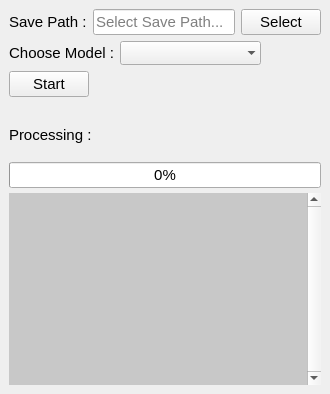
  <widget class="QDockWidget" name="dockWidgetDenoise">
   <property name="enabled">
    <bool>true</bool>
   </property>
   <property name="font">
    <font>
     <pointsize>11</pointsize>
     <bold>false</bold>
     <stylestrategy>PreferDefault</stylestrategy>
    </font>
   </property>
   <property name="features">
    <set>QDockWidget::DockWidgetClosable|QDockWidget::DockWidgetMovable</set>
   </property>
   <property name="windowTitle">
    <string>Denoise</string>
   </property>
   <attribute name="dockWidgetArea">
    <number>2</number>
   </attribute>
   <widget class="QWidget" name="dockWidgetContentsDenoise">
    <layout class="QVBoxLayout" name="verticalLayout_8">
     <property name="spacing">
      <number>5</number>
     </property>
     <property name="leftMargin">
      <number>9</number>
     </property>
     <item>
      <widget class="QWidget" name="widgetdenoise" native="true">
       <property name="minimumSize">
        <size>
         <width>256</width>
         <height>179</height>
        </size>
       </property>
       <layout class="QVBoxLayout" name="verticalLayout_7">
        <property name="spacing">
         <number>6</number>
        </property>
        <property name="leftMargin">
         <number>0</number>
        </property>
        <property name="topMargin">
         <number>0</number>
        </property>
        <property name="rightMargin">
         <number>0</number>
        </property>
        <property name="bottomMargin">
         <number>0</number>
        </property>
        <item>
         <layout class="QHBoxLayout" name="horizontalmodelpath">
          <item>
           <widget class="QLabel" name="labelmodelpath">
            <property name="text">
             <string>Save Path :</string>
            </property>
            <property name="alignment">
             <set>Qt::AlignLeading|Qt::AlignLeft|Qt::AlignVCenter</set>
            </property>
           </widget>
          </item>
          <item>
           <widget class="QLineEdit" name="lineEditSavepath">
            <property name="inputMask">
             <string/>
            </property>
            <property name="text">
             <string/>
            </property>
            <property name="frame">
             <bool>true</bool>
            </property>
            <property name="echoMode">
             <enum>QLineEdit::Normal</enum>
            </property>
            <property name="dragEnabled">
             <bool>true</bool>
            </property>
            <property name="placeholderText">
             <string>Select Save Path...</string>
            </property>
            <property name="clearButtonEnabled">
             <bool>false</bool>
            </property>
           </widget>
          </item>
          <item>
           <widget class="QPushButton" name="pushButtonSelectSavePath">
            <property name="text">
             <string>Select</string>
            </property>
           </widget>
          </item>
         </layout>
        </item>
        <item>
         <layout class="QHBoxLayout" name="horizontalLayoutChooseModel">
          <item>
           <widget class="QLabel" name="labelchoosemodel">
            <property name="text">
             <string>Choose Model :</string>
            </property>
            <property name="alignment">
             <set>Qt::AlignRight|Qt::AlignTrailing|Qt::AlignVCenter</set>
            </property>
           </widget>
          </item>
          <item>
           <widget class="QComboBox" name="comboBoxModel">
            <property name="editable">
             <bool>false</bool>
            </property>
            <property name="currentText">
             <string/>
            </property>
            <property name="currentIndex">
             <number>-1</number>
            </property>
            <property name="placeholderText">
             <string/>
            </property>
            <property name="duplicatesEnabled">
             <bool>false</bool>
            </property>
            <property name="frame">
             <bool>false</bool>
            </property>
            <item>
             <property name="text">
              <string>TS-Net</string>
             </property>
            </item>
            <item>
             <property name="text">
              <string>TS-DenseNet</string>
             </property>
            </item>
            <item>
             <property name="text">
              <string>RED-CNN_MSE</string>
             </property>
            </item>
            <item>
             <property name="text">
              <string>RED-CNN_SSIM</string>
             </property>
            </item>
            <item>
             <property name="text">
              <string>Other</string>
             </property>
            </item>
           </widget>
          </item>
          <item>
           <spacer name="horizontalSpacer_2">
            <property name="orientation">
             <enum>Qt::Horizontal</enum>
            </property>
            <property name="sizeHint" stdset="0">
             <size>
              <width>40</width>
              <height>20</height>
             </size>
            </property>
           </spacer>
          </item>
         </layout>
        </item>
        <item>
         <layout class="QHBoxLayout" name="horizontalLayout_2">
          <item>
           <widget class="QPushButton" name="pushButtonStart">
            <property name="text">
             <string>Start</string>
            </property>
           </widget>
          </item>
          <item>
           <spacer name="horizontalSpacer">
            <property name="orientation">
             <enum>Qt::Horizontal</enum>
            </property>
            <property name="sizeHint" stdset="0">
             <size>
              <width>40</width>
              <height>20</height>
             </size>
            </property>
           </spacer>
          </item>
         </layout>
        </item>
        <item>
         <widget class="QWidget" name="widgetProcessing" native="true">
          <layout class="QVBoxLayout" name="verticalLayout_6">
           <property name="leftMargin">
            <number>0</number>
           </property>
           <property name="topMargin">
            <number>10</number>
           </property>
           <property name="rightMargin">
            <number>0</number>
           </property>
           <property name="bottomMargin">
            <number>0</number>
           </property>
           <item>
            <layout class="QHBoxLayout" name="horizontalLayout_4">
             <item>
              <widget class="QLabel" name="labelProcessing">
               <property name="text">
                <string>Processing :</string>
               </property>
              </widget>
             </item>
             <item>
              <widget class="QLabel" name="labelProcessingfile">
               <property name="text">
                <string/>
               </property>
              </widget>
             </item>
             <item>
              <spacer name="horizontalSpacer_3">
               <property name="orientation">
                <enum>Qt::Horizontal</enum>
               </property>
               <property name="sizeHint" stdset="0">
                <size>
                 <width>40</width>
                 <height>20</height>
                </size>
               </property>
              </spacer>
             </item>
            </layout>
           </item>
           <item>
            <widget class="QProgressBar" name="progressBarProcessing">
             <property name="enabled">
              <bool>true</bool>
             </property>
             <property name="autoFillBackground">
              <bool>false</bool>
             </property>
             <property name="styleSheet">
              <string notr="true"/>
             </property>
             <property name="value">
              <number>0</number>
             </property>
             <property name="textVisible">
              <bool>true</bool>
             </property>
             <property name="invertedAppearance">
              <bool>false</bool>
             </property>
             <property name="textDirection">
              <enum>QProgressBar::TopToBottom</enum>
             </property>
            </widget>
           </item>
          </layout>
         </widget>
        </item>
       </layout>
      </widget>
     </item>
     <item>
      <layout class="QHBoxLayout" name="horizontalLayout_5">
       <property name="spacing">
        <number>0</number>
       </property>
       <item>
        <widget class="QGraphicsView" name="graphicsViewProcessing">
         <property name="enabled">
          <bool>true</bool>
         </property>
         <property name="palette">
          <palette>
           <active>
            <colorrole role="WindowText">
             <brush brushstyle="SolidPattern">
              <color alpha="255">
               <red>0</red>
               <green>0</green>
               <blue>0</blue>
              </color>
             </brush>
            </colorrole>
            <colorrole role="Button">
             <brush brushstyle="SolidPattern">
              <color alpha="255">
               <red>200</red>
               <green>200</green>
               <blue>200</blue>
              </color>
             </brush>
            </colorrole>
            <colorrole role="Light">
             <brush brushstyle="SolidPattern">
              <color alpha="255">
               <red>255</red>
               <green>255</green>
               <blue>255</blue>
              </color>
             </brush>
            </colorrole>
            <colorrole role="Midlight">
             <brush brushstyle="SolidPattern">
              <color alpha="255">
               <red>227</red>
               <green>227</green>
               <blue>227</blue>
              </color>
             </brush>
            </colorrole>
            <colorrole role="Dark">
             <brush brushstyle="SolidPattern">
              <color alpha="255">
               <red>100</red>
               <green>100</green>
               <blue>100</blue>
              </color>
             </brush>
            </colorrole>
            <colorrole role="Mid">
             <brush brushstyle="SolidPattern">
              <color alpha="255">
               <red>133</red>
               <green>133</green>
               <blue>133</blue>
              </color>
             </brush>
            </colorrole>
            <colorrole role="Text">
             <brush brushstyle="SolidPattern">
              <color alpha="255">
               <red>0</red>
               <green>0</green>
               <blue>0</blue>
              </color>
             </brush>
            </colorrole>
            <colorrole role="BrightText">
             <brush brushstyle="SolidPattern">
              <color alpha="255">
               <red>255</red>
               <green>255</green>
               <blue>255</blue>
              </color>
             </brush>
            </colorrole>
            <colorrole role="ButtonText">
             <brush brushstyle="SolidPattern">
              <color alpha="255">
               <red>0</red>
               <green>0</green>
               <blue>0</blue>
              </color>
             </brush>
            </colorrole>
            <colorrole role="Base">
             <brush brushstyle="SolidPattern">
              <color alpha="255">
               <red>200</red>
               <green>200</green>
               <blue>200</blue>
              </color>
             </brush>
            </colorrole>
            <colorrole role="Window">
             <brush brushstyle="SolidPattern">
              <color alpha="255">
               <red>200</red>
               <green>200</green>
               <blue>200</blue>
              </color>
             </brush>
            </colorrole>
            <colorrole role="Shadow">
             <brush brushstyle="SolidPattern">
              <color alpha="255">
               <red>0</red>
               <green>0</green>
               <blue>0</blue>
              </color>
             </brush>
            </colorrole>
            <colorrole role="AlternateBase">
             <brush brushstyle="SolidPattern">
              <color alpha="255">
               <red>227</red>
               <green>227</green>
               <blue>227</blue>
              </color>
             </brush>
            </colorrole>
            <colorrole role="ToolTipBase">
             <brush brushstyle="SolidPattern">
              <color alpha="255">
               <red>255</red>
               <green>255</green>
               <blue>220</blue>
              </color>
             </brush>
            </colorrole>
            <colorrole role="ToolTipText">
             <brush brushstyle="SolidPattern">
              <color alpha="255">
               <red>0</red>
               <green>0</green>
               <blue>0</blue>
              </color>
             </brush>
            </colorrole>
           </active>
           <inactive>
            <colorrole role="WindowText">
             <brush brushstyle="SolidPattern">
              <color alpha="255">
               <red>0</red>
               <green>0</green>
               <blue>0</blue>
              </color>
             </brush>
            </colorrole>
            <colorrole role="Button">
             <brush brushstyle="SolidPattern">
              <color alpha="255">
               <red>200</red>
               <green>200</green>
               <blue>200</blue>
              </color>
             </brush>
            </colorrole>
            <colorrole role="Light">
             <brush brushstyle="SolidPattern">
              <color alpha="255">
               <red>255</red>
               <green>255</green>
               <blue>255</blue>
              </color>
             </brush>
            </colorrole>
            <colorrole role="Midlight">
             <brush brushstyle="SolidPattern">
              <color alpha="255">
               <red>227</red>
               <green>227</green>
               <blue>227</blue>
              </color>
             </brush>
            </colorrole>
            <colorrole role="Dark">
             <brush brushstyle="SolidPattern">
              <color alpha="255">
               <red>160</red>
               <green>160</green>
               <blue>160</blue>
              </color>
             </brush>
            </colorrole>
            <colorrole role="Mid">
             <brush brushstyle="SolidPattern">
              <color alpha="255">
               <red>160</red>
               <green>160</green>
               <blue>160</blue>
              </color>
             </brush>
            </colorrole>
            <colorrole role="Text">
             <brush brushstyle="SolidPattern">
              <color alpha="255">
               <red>0</red>
               <green>0</green>
               <blue>0</blue>
              </color>
             </brush>
            </colorrole>
            <colorrole role="BrightText">
             <brush brushstyle="SolidPattern">
              <color alpha="255">
               <red>255</red>
               <green>255</green>
               <blue>255</blue>
              </color>
             </brush>
            </colorrole>
            <colorrole role="ButtonText">
             <brush brushstyle="SolidPattern">
              <color alpha="255">
               <red>0</red>
               <green>0</green>
               <blue>0</blue>
              </color>
             </brush>
            </colorrole>
            <colorrole role="Base">
             <brush brushstyle="SolidPattern">
              <color alpha="255">
               <red>200</red>
               <green>200</green>
               <blue>200</blue>
              </color>
             </brush>
            </colorrole>
            <colorrole role="Window">
             <brush brushstyle="SolidPattern">
              <color alpha="255">
               <red>200</red>
               <green>200</green>
               <blue>200</blue>
              </color>
             </brush>
            </colorrole>
            <colorrole role="Shadow">
             <brush brushstyle="SolidPattern">
              <color alpha="255">
               <red>105</red>
               <green>105</green>
               <blue>105</blue>
              </color>
             </brush>
            </colorrole>
            <colorrole role="AlternateBase">
             <brush brushstyle="SolidPattern">
              <color alpha="255">
               <red>245</red>
               <green>245</green>
               <blue>245</blue>
              </color>
             </brush>
            </colorrole>
            <colorrole role="ToolTipBase">
             <brush brushstyle="SolidPattern">
              <color alpha="255">
               <red>255</red>
               <green>255</green>
               <blue>220</blue>
              </color>
             </brush>
            </colorrole>
            <colorrole role="ToolTipText">
             <brush brushstyle="SolidPattern">
              <color alpha="255">
               <red>0</red>
               <green>0</green>
               <blue>0</blue>
              </color>
             </brush>
            </colorrole>
           </inactive>
           <disabled>
            <colorrole role="WindowText">
             <brush brushstyle="SolidPattern">
              <color alpha="255">
               <red>100</red>
               <green>100</green>
               <blue>100</blue>
              </color>
             </brush>
            </colorrole>
            <colorrole role="Button">
             <brush brushstyle="SolidPattern">
              <color alpha="255">
               <red>200</red>
               <green>200</green>
               <blue>200</blue>
              </color>
             </brush>
            </colorrole>
            <colorrole role="Light">
             <brush brushstyle="SolidPattern">
              <color alpha="255">
               <red>255</red>
               <green>255</green>
               <blue>255</blue>
              </color>
             </brush>
            </colorrole>
            <colorrole role="Midlight">
             <brush brushstyle="SolidPattern">
              <color alpha="255">
               <red>227</red>
               <green>227</green>
               <blue>227</blue>
              </color>
             </brush>
            </colorrole>
            <colorrole role="Dark">
             <brush brushstyle="SolidPattern">
              <color alpha="255">
               <red>100</red>
               <green>100</green>
               <blue>100</blue>
              </color>
             </brush>
            </colorrole>
            <colorrole role="Mid">
             <brush brushstyle="SolidPattern">
              <color alpha="255">
               <red>133</red>
               <green>133</green>
               <blue>133</blue>
              </color>
             </brush>
            </colorrole>
            <colorrole role="Text">
             <brush brushstyle="SolidPattern">
              <color alpha="255">
               <red>100</red>
               <green>100</green>
               <blue>100</blue>
              </color>
             </brush>
            </colorrole>
            <colorrole role="BrightText">
             <brush brushstyle="SolidPattern">
              <color alpha="255">
               <red>255</red>
               <green>255</green>
               <blue>255</blue>
              </color>
             </brush>
            </colorrole>
            <colorrole role="ButtonText">
             <brush brushstyle="SolidPattern">
              <color alpha="255">
               <red>100</red>
               <green>100</green>
               <blue>100</blue>
              </color>
             </brush>
            </colorrole>
            <colorrole role="Base">
             <brush brushstyle="SolidPattern">
              <color alpha="255">
               <red>200</red>
               <green>200</green>
               <blue>200</blue>
              </color>
             </brush>
            </colorrole>
            <colorrole role="Window">
             <brush brushstyle="SolidPattern">
              <color alpha="255">
               <red>200</red>
               <green>200</green>
               <blue>200</blue>
              </color>
             </brush>
            </colorrole>
            <colorrole role="Shadow">
             <brush brushstyle="SolidPattern">
              <color alpha="255">
               <red>0</red>
               <green>0</green>
               <blue>0</blue>
              </color>
             </brush>
            </colorrole>
            <colorrole role="AlternateBase">
             <brush brushstyle="SolidPattern">
              <color alpha="255">
               <red>245</red>
               <green>245</green>
               <blue>245</blue>
              </color>
             </brush>
            </colorrole>
            <colorrole role="ToolTipBase">
             <brush brushstyle="SolidPattern">
              <color alpha="255">
               <red>255</red>
               <green>255</green>
               <blue>220</blue>
              </color>
             </brush>
            </colorrole>
            <colorrole role="ToolTipText">
             <brush brushstyle="SolidPattern">
              <color alpha="255">
               <red>0</red>
               <green>0</green>
               <blue>0</blue>
              </color>
             </brush>
            </colorrole>
           </disabled>
          </palette>
         </property>
         <property name="autoFillBackground">
          <bool>false</bool>
         </property>
         <property name="styleSheet">
          <string notr="true">background-color: rgb(200, 200, 200);</string>
         </property>
         <property name="frameShape">
          <enum>QFrame::Panel</enum>
         </property>
         <property name="frameShadow">
          <enum>QFrame::Plain</enum>
         </property>
         <property name="lineWidth">
          <number>0</number>
         </property>
         <property name="midLineWidth">
          <number>0</number>
         </property>
         <property name="backgroundBrush">
          <brush brushstyle="NoBrush">
           <color alpha="255">
            <red>0</red>
            <green>0</green>
            <blue>0</blue>
           </color>
          </brush>
         </property>
         <property name="renderHints">
          <set>QPainter::LosslessImageRendering|QPainter::TextAntialiasing</set>
         </property>
         <property name="dragMode">
          <enum>QGraphicsView::ScrollHandDrag</enum>
         </property>
         <property name="viewportUpdateMode">
          <enum>QGraphicsView::FullViewportUpdate</enum>
         </property>
         <property name="rubberBandSelectionMode">
          <enum>Qt::IntersectsItemShape</enum>
         </property>
        </widget>
       </item>
       <item>
        <widget class="QScrollBar" name="verticalScrollBarProcessing">
         <property name="minimum">
          <number>1</number>
         </property>
         <property name="maximum">
          <number>1</number>
         </property>
         <property name="value">
          <number>1</number>
         </property>
         <property name="orientation">
          <enum>Qt::Vertical</enum>
         </property>
         <property name="invertedAppearance">
          <bool>false</bool>
         </property>
        </widget>
       </item>
      </layout>
     </item>
    </layout>
   </widget>
  </widget>
